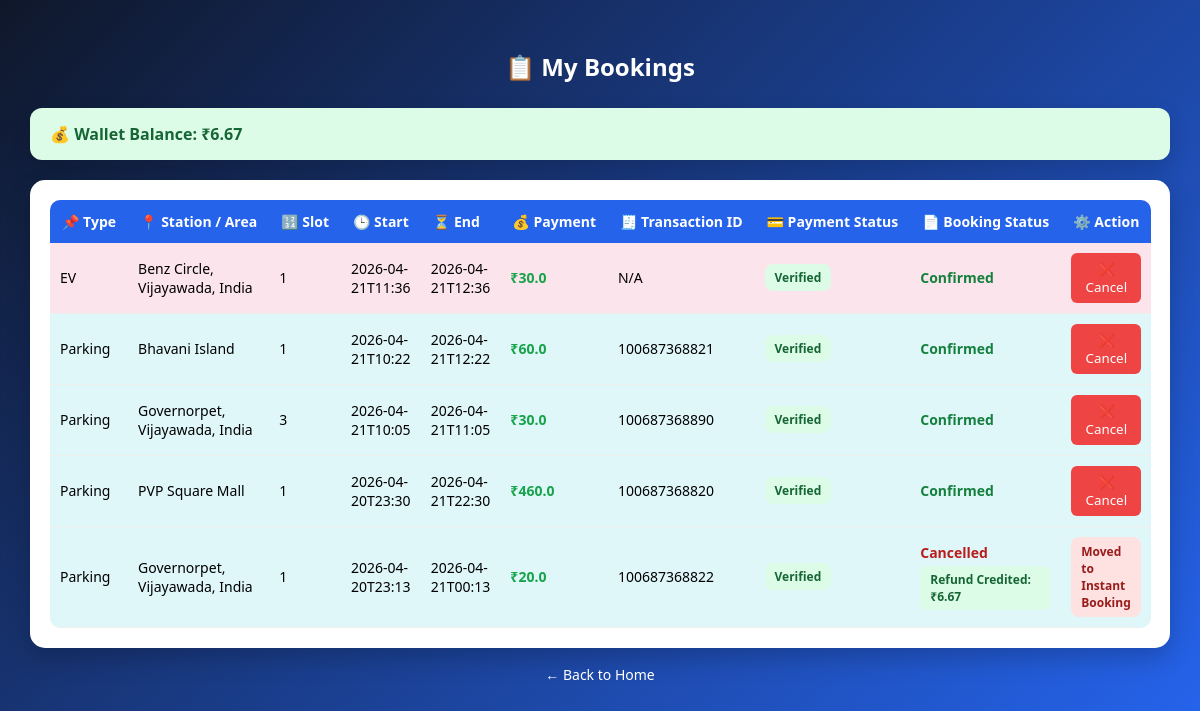
Page /my_bookings (signed in) on the committed database.
### app.py (models this page shows)
class User(db.Model):
    __tablename__ = "user"
    id = db.Column(db.Integer, primary_key=True)
    username = db.Column(db.String(100), unique=True, nullable=False)
    password = db.Column(db.String(100), nullable=False)
    wallet_balance = db.Column(db.Float, default=0)

class EVStation(db.Model):
    __tablename__ = "ev_station"
    id = db.Column(db.Integer, primary_key=True)
    location_name = db.Column(db.String(200), unique=True, nullable=False)

class EVBooking(db.Model):
    __tablename__ = "ev_booking"
    id = db.Column(db.Integer, primary_key=True)
    user_id = db.Column(db.Integer, db.ForeignKey("user.id"), nullable=False)
    slot_id = db.Column(db.Integer, db.ForeignKey("ev_slot.id"), nullable=False)
    entry_time = db.Column(db.String(50), nullable=False)
    exit_time = db.Column(db.String(50), nullable=False)
    connector_type = db.Column(db.String(50))
    amount = db.Column(db.Float, default=0)
    transaction_id = db.Column(db.String(100), unique=True)
    payment_status = db.Column(db.String(50), default="verified")
    status = db.Column(db.String(50), default="confirmed")
    refund_amount = db.Column(db.Float, default=0)
    cancelled_at = db.Column(db.String(50))
    released_to_instant = db.Column(db.Boolean, default=False)
    instant_released_at = db.Column(db.String(50))
    booked_at = db.Column(db.String(50))

class ParkingArea(db.Model):
    __tablename__ = "parking_area"
    id = db.Column(db.Integer, primary_key=True)
    location_name = db.Column(db.String(200), unique=True, nullable=False)

class ParkingBooking(db.Model):
    __tablename__ = "parking_booking"
    id = db.Column(db.Integer, primary_key=True)
    booking_code = db.Column(db.String(100), unique=True, nullable=False)
    user_id = db.Column(db.Integer, db.ForeignKey("user.id"), nullable=False)
    slot_id = db.Column(db.Integer, db.ForeignKey("parking_slot.id"), nullable=False)
    entry_time = db.Column(db.String(50), nullable=False)
    exit_time = db.Column(db.String(50), nullable=False)
    payment = db.Column(db.String(50), default="upi")
    amount = db.Column(db.Float, default=0)
    transaction_id = db.Column(db.String(100), unique=True)
    payment_status = db.Column(db.String(50), default="verified")
    status = db.Column(db.String(50), default="confirmed")
    refund_amount = db.Column(db.Float, default=0)
    cancelled_at = db.Column(db.String(50))
    released_to_instant = db.Column(db.Boolean, default=False)
    instant_released_at = db.Column(db.String(50))
    booked_at = db.Column(db.String(50))
    rate_per_hour = db.Column(db.Float, default=20)
    is_peak_hour = db.Column(db.Boolean, default=False)
    is_weekend = db.Column(db.Boolean, default=False)
    is_instant = db.Column(db.Boolean, default=False)

### app.py (the view)
@app.route("/my_bookings")
def my_bookings():
    if "user" not in session:
        return redirect("/login")
    user = User.query.filter_by(username=session["user"]).first()
    all_bookings = []
    for b in ParkingBooking.query.filter_by(user_id=user.id).all():
        slot = ParkingSlot.query.get(b.slot_id)
        area = ParkingArea.query.get(slot.area_id)
        all_bookings.append({"type": "Parking", "slot_id": slot.id, "station_name": area.location_name, "slot_number": slot.slot_number, "start_time": b.entry_time, "end_time": b.exit_time, "payment": f"₹{b.amount}", "amount": b.amount, "status": b.status, "refund_amount": b.refund_amount, "transaction_id": b.transaction_id or "", "payment_status": b.payment_status})
    for b in EVBooking.query.filter_by(user_id=user.id).all():
        slot = EVSlot.query.get(b.slot_id)
        station = EVStation.query.get(slot.station_id)
        all_bookings.append({"type": "EV", "slot_id": slot.id, "station_name": station.location_name, "slot_number": slot.slot_number, "start_time": b.entry_time, "end_time": b.exit_time, "payment": f"₹{b.amount}", "amount": b.amount, "status": b.status, "refund_amount": b.refund_amount, "transaction_id": b.transaction_id or "", "payment_status": b.payment_status})
    all_bookings.sort(key=lambda x: x.get("start_time", ""), reverse=True)
    return render_template("mybookings.html", bookings=all_bookings, wallet_balance=user.wallet_balance)

### templates/mybookings.html (shortened to what this page needs)
<!DOCTYPE html>
<html>
<head>
</head>
<body>
<h2>📋 My Bookings</h2>
<div class="container">
    <div class="wallet-card">
        💰 Wallet Balance: ₹{{ wallet_balance }}
    </div>
{% if bookings|length == 0 %}
    <div class="empty">
        <p>🚫 No bookings found.</p>
    </div>
{% else %}
    <div class="card">
        <table>
            <tr>
                <th>📌 Type</th>
                <th>📍 Station / Area</th>
                <th>🔢 Slot</th>
                <th>🕒 Start</th>
                <th>⏳ End</th>
                <th>💰 Payment</th>
                <th>🧾 Transaction ID</th>
                <th>💳 Payment Status</th>
                <th>📄 Booking Status</th>
                <th>⚙️ Action</th>
            </tr>
            {% for b in bookings %}
            <tr class="{{ b.type|lower }}">
                <td>{{ b.type }}</td>
                <td>{{ b.station_name }}</td>
                <td>{{ b.slot_number }}</td>
                <td>{{ b.start_time }}</td>
                <td>{{ b.end_time }}</td>
                <td>
                    <span class="amount">₹{{ b.amount }}</span>
                </td>
                <td>{{ b.transaction_id if b.transaction_id else "N/A" }}</td>
                <td>
                    {% if b.payment_status == "verified" %}
                        <span class="payment-verified">Verified</span>
                    {% elif b.payment_status == "pending_verification" %}
                        <span class="payment-pending">Pending Verification</span>
                    {% elif b.payment_status == "rejected" %}
                        <span class="payment-rejected">Rejected</span>
                    {% else %}
                        <span>{{ b.payment_status if b.payment_status else "N/A" }}</span>
                    {% endif %}
                </td>
                <td>
                    {% if b.status == "cancelled" %}
                        <div class="status-cancelled">Cancelled</div>
                        <div class="refund-badge">Refund Credited: ₹{{ b.refund_amount }}</div>
                    {% elif b.status == "pending_verification" %}
                        <div class="status-pending">Pending Verification</div>
                    {% elif b.status == "rejected" %}
                        <div class="status-rejected">Rejected</div>
                    {% else %}
                        <div class="status-confirmed">Confirmed</div>
                    {% endif %}
                </td>
                <td>
                    {% if b.status == "cancelled" %}
                        <span class="cancelled-note">Moved to Instant Booking</span>
                    {% elif b.status == "pending_verification" %}
                        <span class="pending-note">Waiting for Admin Approval</span>
                    {% elif b.status == "rejected" %}
                        <span class="rejected-note">Payment Rejected</span>
                    {% else %}
                        {% if b.type == "EV" %}
                            <form action="/ev/cancel/{{ b.slot_id }}" method="post">
                                <button type="submit">❌ Cancel</button>
                            </form>
                        {% else %}
                            <form action="/cancel/{{ b.slot_id }}" method="post">
                                <button type="submit">❌ Cancel</button>
                            </form>
                        {% endif %}
                    {% endif %}
                </td>
            </tr>
            {% endfor %}
        </table>
    </div>
{% endif %}
<div class="back">
    <a href="/">← Back to Home</a>
</div>
</div>
</body>
</html>

### templates/mybookings.html (style rules this page uses)
* { box-sizing: border-box; font-family: 'Segoe UI', Tahoma, Geneva, Verdana, sans-serif; }
body { margin: 0; background: linear-gradient(135deg, #0f172a, #2563eb); padding: 30px; }
h2 { text-align: center; color: white; margin-bottom: 25px; }
.container { max-width: 1250px; margin: auto; }
.wallet-card { background: #dcfce7; color: #166534; padding: 15px 20px; border-radius: 12px; font-weight: bold; margin-bottom: 20px; box-shadow: 0 8px 20px rgba(0,0,0,0.15); }
.card { background: white; padding: 20px; border-radius: 15px; box-shadow: 0 10px 25px rgba(0,0,0,0.2); overflow-x: auto; }
table { width: 100%; border-collapse: collapse; overflow: hidden; border-radius: 10px; }
th { background: #2563eb; color: white; padding: 12px; text-align: left; font-size: 14px; white-space: nowrap; }
td { padding: 10px; border-bottom: 1px solid #eee; font-size: 14px; vertical-align: middle; }
.parking { background: #e0f7fa; }
.ev { background: #fce4ec; }
.amount { font-weight: bold; color: #16a34a; }
.status-confirmed { color: #15803d; font-weight: bold; }
.status-cancelled { color: #b91c1c; font-weight: bold; }
.payment-verified { background: #dcfce7; color: #166534; padding: 5px 10px; border-radius: 8px; font-size: 12px; font-weight: bold; display: inline-block; }
button { background: #ef4444; color: white; border: none; padding: 7px 12px; border-radius: 6px; cursor: pointer; transition: 0.3s; }
.refund-badge { background: #dcfce7; color: #166534; padding: 5px 10px; border-radius: 8px; font-size: 12px; font-weight: bold; display: inline-block; margin-top: 4px; }
.cancelled-note { background: #fee2e2; color: #991b1b; padding: 6px 10px; border-radius: 8px; font-size: 12px; font-weight: bold; display: inline-block; }
.back { text-align: center; margin-top: 15px; }
.back a { color: white; text-decoration: none; font-size: 14px; }

### rows in the picture
User: wallet_balance "6.67"
EVStation: station_name "Benz Circle, Vijayawada, India"
EVBooking: start_time "2026-04-21T11:36", end_time "2026-04-21T12:36", amount "30.0"
ParkingArea: station_name "Bhavani Island"
ParkingBooking: start_time "2026-04-21T10:22", end_time "2026-04-21T12:22", amount "60.0", transaction "100687368821"
ParkingArea: station_name "Governorpet, Vijayawada, India" "Governorpet, Vijayawada, India"
ParkingBooking: start_time "2026-04-21T10:05", end_time "2026-04-21T11:05", amount "30.0", transaction "100687368890"
ParkingArea: station_name "PVP Square Mall"
ParkingBooking: start_time "2026-04-20T23:30", end_time "2026-04-21T22:30", amount "460.0", transaction "100687368820"
ParkingBooking: start_time "2026-04-20T23:13", end_time "2026-04-21T00:13", amount "20.0", transaction "100687368822", refund_amount "6.67"

### other values in the picture
{{ b.type }} "EV" "Parking" "Parking" "Parking" "Parking"
{{ b.slot_number }} "1" "1" "3" "1" "1"
{{ b.transaction_id if b.transaction_id else "N/A" }} "N/A"
